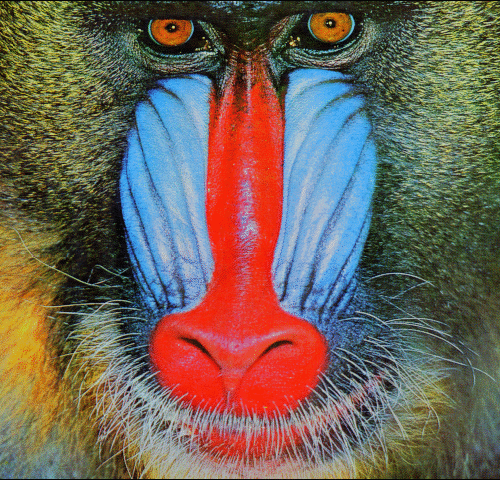
#> input picture s_year/f_semester/multimedia/class10/images/baboon.png, 500 x 480 px, found by its file name
$ python class10.py
#> lines starting #> are read from the running program, lines starting #| are printed output that depends on the picture
from matplotlib import pyplot as plt
import numpy as np
from PIL import Image

imgBaboon = Image.open("./class10/images/baboon.png")
#> imgBaboon is the input picture: PIL image 500x480 RGB; mean R, G, B 113, 100.4, 88.7
arrBaboon = np.asarray(imgBaboon)

baboonFourier = np.asarray(np.fft.fftshift(np.fft.fft2(arrBaboon)))

plt.imshow(arrBaboon, cmap='grey', vmin=0, vmax=255)
plt.imshow(np.log(1 + np.abs(baboonFourier)), cmap='grey', vmin=0, vmax=255)

plt.show()
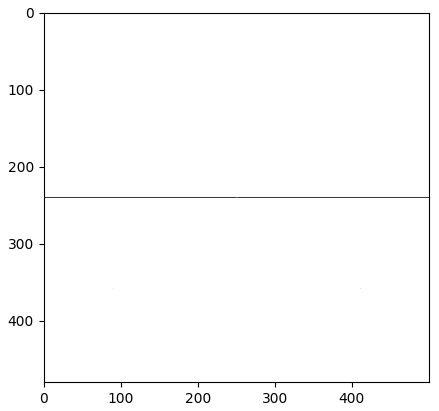
#> figure drawn by matplotlib, 1 panel
